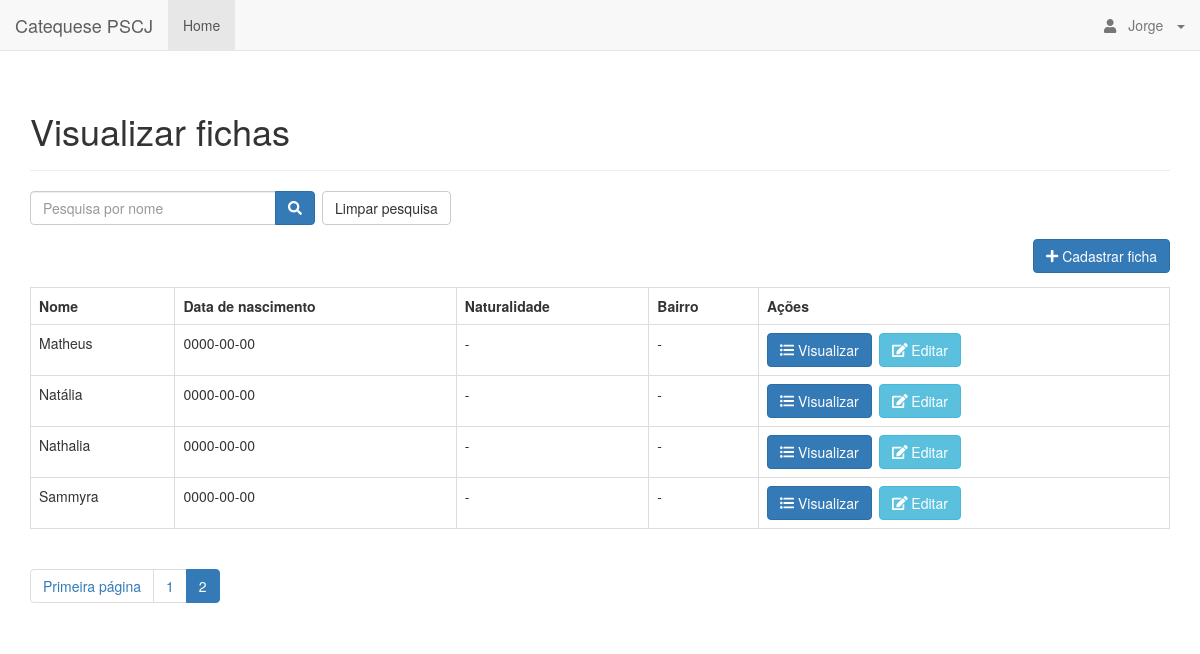
The page /index.php?page=2 (signed in) on the database its author committed.
### tables this page shows
CREATE TABLE `ficha` (
  `id` int(11) NOT NULL,
  `nome` varchar(128) NOT NULL,
  `data_nascimento` date NOT NULL,
  `naturalidade` varchar(32) NOT NULL,
  `endereco` varchar(128) NOT NULL,
  `bairro` varchar(32) NOT NULL,
  `cep` int(8) NOT NULL,
  `telefone` int(16) NOT NULL,
  `estudante` tinyint(1) NOT NULL,
  `colegio` varchar(32) NOT NULL,
  `batismo` tinyint(1) NOT NULL,
  `eucaristia` tinyint(1) NOT NULL,
  `data_batismo` date NOT NULL,
  `paroquia_batismo` varchar(128) NOT NULL,
  `nome_pai` varchar(128) NOT NULL,
  `nome_mae` varchar(128) NOT NULL,
  `telefone_celular_pai` int(16) NOT NULL,
  `telefone_celular_mae` int(16) NOT NULL,
  `telefone_residencial` int(16) NOT NULL,
  `pais_casados_igreja` tinyint(1) NOT NULL,
  `igreja_casamento` varchar(128) NOT NULL,
  `pais_vivem_juntos` tinyint(1) NOT NULL,
  `frequentam_comunidade` tinyint(1) NOT NULL,
  `ativos_paroquia` tinyint(1) NOT NULL,
  `tipo_participacao` varchar(128) NOT NULL,
  `outra_paroquia` varchar(128) NOT NULL,
  `turma_atual` varchar(32) NOT NULL,
  `turno` varchar(32) NOT NULL,
  `ano_inicio_turma` int(11) NOT NULL,
  `catequista_1` varchar(128) NOT NULL,
  `catequista_2` varchar(128) NOT NULL,
  `catequista_3` varchar(128) NOT NULL,
  `catequizando_frequente` tinyint(1) NOT NULL,
  `preenchimento_ficha` int(11) NOT NULL
);

### index.php (called while the page is built, shortened)
<?php
include_once 'config/core.php';
include_once 'objects/ficha.php';
$database = new Database();
$db = $database->getConnection();
$ficha = new Ficha($db);
include_once "layout_header.php";
$stmt = $ficha->readAll($from_record_num, $records_per_page);
$total_rows=$ficha->countAll();
include_once "visualiza_template.php";
include_once "layout_footer.php";
?>

### objects/ficha.php (called while the page is built, shortened)
<?php
class Ficha {
    private $conn;
    private $table_name = "ficha";
    public function __construct($db) {
        $this->conn = $db;
    }
    function readAll($from_record_num, $records_per_page) {
        $query = "SELECT
                    id, nome, data_nascimento
                FROM
                    " . $this->table_name . "
                ORDER BY
                    nome ASC
                LIMIT
                    {$from_record_num}, {$records_per_page}";
        $stmt = $this->conn->prepare( $query );
        $stmt->execute();
        return $stmt;
    }
    public function countAll() {
        $query = "SELECT id FROM " . $this->table_name . "";
        $stmt = $this->conn->prepare( $query );
        $stmt->execute();
        $num = $stmt->rowCount();
        return $num;
    }
}
?>

### config/core.php (called while the page is built, shortened)
<?php
$page = isset($_GET['page']) ? $_GET['page'] : 1;
$records_per_page = 5;
$from_record_num = ($records_per_page * $page) - $records_per_page;
?>

### visualiza_template.php (the view)
<?php
echo "<form role='search' action='search.php'>";
    echo "<div class='input-group col-md-3 pull-left margin-right-1em left-margin'>";
        $search_value=isset($search_term) ? "value='{$search_term}'" : "";
        echo "<input type='text' class='form-control' placeholder='Pesquisa por nome' name='s' id='srch-term' required {$search_value} />";
        echo "<div class='input-group-btn'>";
            echo "<button class='btn btn-primary' type='submit'><i class='fas fa-search'></i></button>";
        echo "</div>";
    echo "</div>";
echo "</form>";
echo "<div class='right-button-margin'>";
    echo "<a href='index.php' class='btn btn-default'>Limpar pesquisa</a>";
echo "</div>";
echo "<div class='right-button-margin'>";
    echo "<a href='cadastro_ficha.php' class='btn btn-primary pull-right'>";
        echo "<span class='fas fa-plus'></span> Cadastrar ficha";
    echo "</a>";
echo "</div>";
if ($total_rows>0) {
    echo "<table class='table table-hover table-responsive table-bordered'>";
        echo "<tr>";
            echo "<th>Nome</th>";
            echo "<th>Data de nascimento</th>";
            echo "<th>Naturalidade</th>";
            echo "<th>Bairro</th>";
            echo "<th>Ações</th>";
        echo "</tr>";
        while ($row = $stmt->fetch(PDO::FETCH_ASSOC)) {
            extract($row);
            echo "<tr>";
                echo "<td>{$nome}</td>";
                echo "<td>{$data_nascimento}</td>";
                echo "<td>-</td>";
                echo "<td>-</td>";
                echo "<td>";
                    echo "<a href='visualiza_ficha.php?id={$id}' class='btn btn-primary left-margin'>";
                        echo "<span class='fas fa-list-ul'></span> Visualizar";
                    echo "</a>";
                    echo "<a href='atualiza_ficha.php?id={$id}' class='btn btn-info left-margin'>";
                        echo "<span class='fas fa-edit'></span> Editar";
                    echo "</a>";
                echo "</td>";
            echo "</tr>";
        }
    echo "</table>";
    include_once 'paging.php';
}
else{
    echo "<div class='alert alert-danger'>Sem fichas encontradas.</div>";
}
?>

### libs/css/custom.css (style rules this page uses)
.left-margin { margin:0 .5em 0 0; }
.right-button-margin { margin: 0 0 1em 0; overflow: hidden; }

### rows shown on the page
ficha: nome "Matheus", data_nascimento "0000-00-00"
ficha: nome "Natália", data_nascimento "0000-00-00"
ficha: nome "Nathalia", data_nascimento "0000-00-00"
ficha: nome "Sammyra", data_nascimento "0000-00-00"

### other values the page prints
$_SESSION['nome'] "Jorge"
$page_title "Visualizar fichas"
